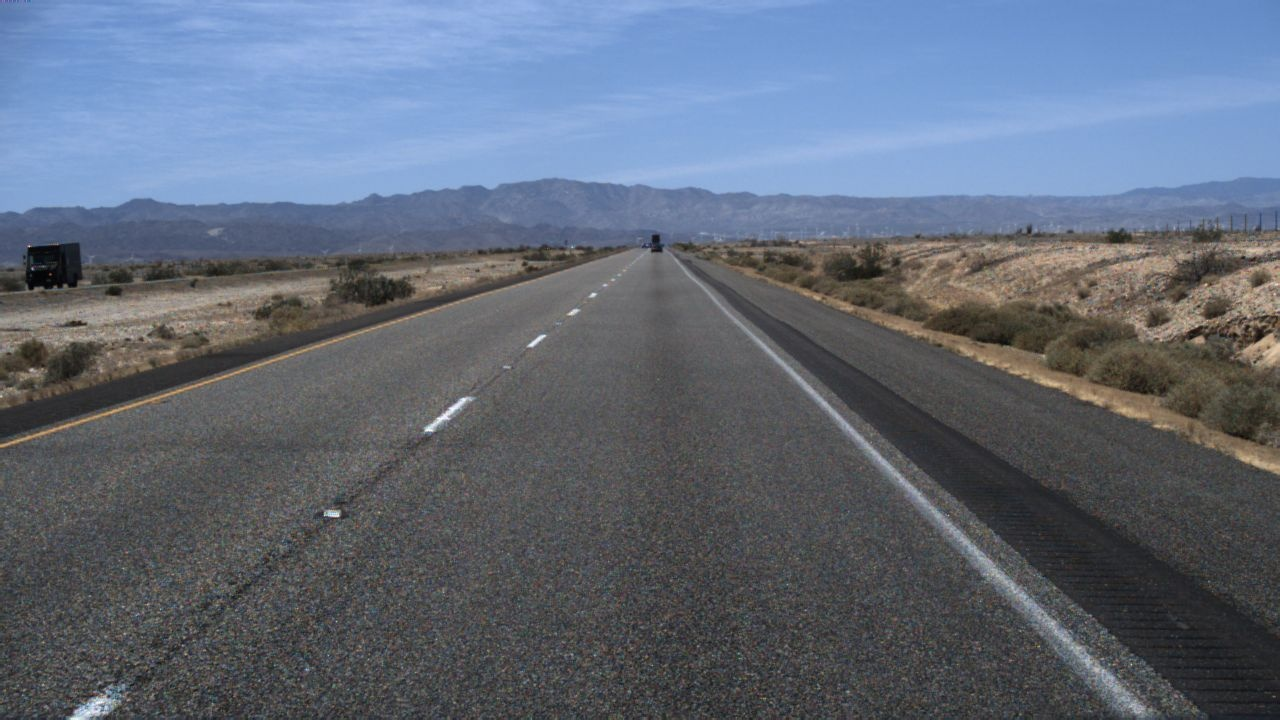
#> input picture BirdEyeView/1.jpg, 1280 x 720 px
$ python lane_detection.py
#> lines starting #> are read from the running program, lines starting #| are printed output that depends on the picture; pictures that were not available may be replaced by others from this repository, and a replacement may not be noted
### BirdEyeView/bird_eye_view.py
import numpy as np
import cv2
import matplotlib.pyplot as plt
import calibration

def get_map_matrix(m_transformation: np.ndarray, x_range: tuple[float, float], y_range: tuple[float, float],
                   bev_pixel_interval: tuple[float, float], camera_height: float) -> np.ndarray:
    """
    Bird's Eye View 변환을 위한 매핑 행렬을 생성합니다.
    Args:
        m_transformation (np.ndarray): 4x4 변환 행렬
        x_range (tuple[float, float]): x축 범위 (최소값, 최대값)
        y_range (tuple[float, float]): y축 범위 (최소값, 최대값)
        bev_pixel_interval (tuple[float, float]): BEV 이미지의 픽셀 간격 (x간격, y간격)
        camera_height (float): 카메라 높이
    Returns:
        np.ndarray: BEV 변환을 위한 매핑 행렬 (높이 x 너비 x 2)
    """
    x_samples = np.arange(x_range[0], x_range[1], bev_pixel_interval[0])[::-1]
    y_samples = np.arange(y_range[0], y_range[1], bev_pixel_interval[1])[::-1]
    output_height = len(x_samples)
    output_width = len(y_samples)

    world_points = np.column_stack([np.repeat(x_samples, output_width), np.tile(y_samples, output_height)])
    world_points = np.hstack([world_points, -camera_height * np.ones((world_points.shape[0], 1)), np.ones((world_points.shape[0], 1))])
    projected_points = world_points @ m_transformation
    projected_points = projected_points[:, :2] / projected_points[:, 2:3]
    map_matrix = projected_points.reshape(output_height, output_width, 2)

    return map_matrix

def make_bev_image(image: np.ndarray, map_matrix: np.ndarray) -> np.ndarray:
    """
    매핑 행렬을 사용하여 Bird's Eye View 이미지를 생성합니다.
    Args:
        image (np.ndarray): 원본 이미지 (HxWx3)
        map_matrix (np.ndarray): BEV 변환을 위한 매핑 행렬 (HxWx2)
    Returns:
        np.ndarray: Bird's Eye View로 변환된 이미지
    """
    image_shape = (image.shape[1], image.shape[0])
    output_height = map_matrix.shape[0]
    output_width = map_matrix.shape[1]
    projected_points = map_matrix.reshape(-1, 2)

    bev_image = np.zeros((output_height, output_width, 3), dtype=np.uint8)

    valid_mask = (0 <= projected_points[:, 0]) & (projected_points[:, 0] <= image_shape[0] - 1) & \
                (0 <= projected_points[:, 1]) & (projected_points[:, 1] <= image_shape[1] - 1)
    valid_points = projected_points[valid_mask]

    floor_coords = np.floor(valid_points).astype(np.int32)
    dists = valid_points - floor_coords

    x0, y0 = floor_coords[:, 0], floor_coords[:, 1]
    x1 = x0 + 1
    y1 = y0 + 1

    left_top_colors = image[y0, x0]
    right_top_colors = image[y0, x1]
    left_bottom_colors = image[y1, x0]
    right_bottom_colors = image[y1, x1]

    dx = dists[:, 0:1]
    dy = dists[:, 1:2]

    interpolated = (left_top_colors * (1 - dx) * (1 - dy) +
                right_top_colors * dx * (1 - dy) +
                left_bottom_colors * (1 - dx) * dy +
                right_bottom_colors * dx * dy)

    bev_image.reshape(-1, 3)[valid_mask] = interpolated

    return bev_image

# [42 lines that do not run on import are left out]

### BirdEyeView/calibration.py
import numpy as np

def get_rotation_matrix_x(theta: float) -> np.ndarray:
    """
    X축을 기준으로 회전 행렬을 생성합니다.
    Args:
        theta (float): 회전 각도 (라디안)
    Returns:
        np.ndarray: 4x4 회전 행렬
    """
    sin_theta = np.sin(theta)
    cos_theta = np.cos(theta)

    m_rotation = np.array([
        [1, 0, 0, 0],
        [0, cos_theta, -sin_theta, 0],
        [0, sin_theta, cos_theta, 0],
        [0, 0, 0, 1]
    ])

    return m_rotation

def get_rotation_matrix_y(theta: float) -> np.ndarray:
    """
    Y축을 기준으로 회전 행렬을 생성합니다.
    Args:
        theta (float): 회전 각도 (라디안)
    Returns:
        np.ndarray: 4x4 회전 행렬
    """
    sin_theta = np.sin(theta)
    cos_theta = np.cos(theta)

    m_rotation = np.array([
        [cos_theta, 0, sin_theta, 0],
        [0, 1, 0, 0],
        [-sin_theta, 0, cos_theta, 0],
        [0, 0, 0, 1]
    ])

    return m_rotation

def get_rotation_matrix_z(theta: float) -> np.ndarray:
    """
    Z축을 기준으로 회전 행렬을 생성합니다.
    Args:
        theta (float): 회전 각도 (라디안)
    Returns:
        np.ndarray: 4x4 회전 행렬
    """
    sin_theta = np.sin(theta)
    cos_theta = np.cos(theta)

    m_rotation = np.array([
        [cos_theta, -sin_theta, 0, 0],
        [sin_theta, cos_theta, 0, 0],
        [0, 0, 1, 0],
        [0, 0, 0, 1]
    ])

    return m_rotation

def get_rotation_matrix(rotation: np.ndarray) -> np.ndarray:
    """
    3차원 회전 벡터를 이용하여 3차원 회전 행렬을 생성합니다.
    Args:
        rotation (np.ndarray): [roll, pitch, yaw] 회전 벡터 (라디안)
    Returns:
        np.ndarray: 4x4 회전 행렬
    """
    roll, pitch, yaw = rotation
    m_rotation = get_rotation_matrix_z(yaw) @ get_rotation_matrix_y(pitch) @ get_rotation_matrix_x(roll)
    return m_rotation

def get_translation_matrix(translation: np.ndarray) -> np.ndarray:
    """
    이동 행렬을 생성합니다.
    Args:
        translation (np.ndarray): [x, y, z] 이동 벡터
    Returns:
        np.ndarray: 4x4 이동 행렬
    """
    x, y, z = translation
    m_translation = np.array([
        [1, 0, 0, x],
        [0, 1, 0, y],
        [0, 0, 1, z],
        [0, 0, 0, 1]
    ])
    return m_translation

def get_extrinsic_matrix(axis_rotation: np.ndarray, translation: np.ndarray, rotation: np.ndarray) -> np.ndarray:
    """
    외부 파라미터 행렬을 생성합니다.
    Args:
        axis_rotation (np.ndarray): [roll, pitch, yaw] 회전 벡터 (라디안)
        translation (np.ndarray): [x, y, z] 이동 벡터
        rotation (np.ndarray): [roll, pitch, yaw] 회전 벡터 (라디안)
    Returns:
        np.ndarray: 4x4 외부 파라미터 행렬
    """
    m_extrinsic = get_rotation_matrix(rotation) @ get_translation_matrix(translation) @ get_rotation_matrix(axis_rotation)
    return m_extrinsic

def get_intrinsic_matrix(fov: float, aspect: float) -> np.ndarray:
    """
    내부 파라미터 행렬을 생성합니다.
    (2*aspect, 2) 크기의 투영 평면에 점을 투영합니다.
    Args:
        fov (float): 대각선 FOV (라디안)
        aspect (float): 투영 평면의 가로세로 비율
    Returns:
        np.ndarray: 4x4 내부 파라미터 행렬
    """
    focal_length = np.sqrt(1 + aspect**2) / np.tan(fov / 2)

    # 카메라에 따라 fx, fy를 사용하는 것이 더 정확한 경우도 있음
    fov_y = 2 * np.arctan(1 / focal_length)
    fov_x = 2 * np.arctan(aspect / focal_length)

    fy = 1 / np.tan(fov_y / 2)
    fx = 1 / np.tan(fov_x / 2)

    u0 = aspect
    v0 = 1

    m_intrinsic = np.array([
        [focal_length, 0, u0, 0],
        [0, focal_length, v0, 0],
        [0, 0, 1, 0],
        [0, 0, 0, 1]
    ])

    return m_intrinsic

def get_expand_matrix(image_height: int) -> np.ndarray:
    """
    이미지 확장 행렬을 생성합니다.
    Args:
        image_height (int): 이미지 높이
    Returns:
        np.ndarray: 4x4 확장 행렬
    """
    m_expand = np.array([
        [image_height / 2, 0, 0, 0],
        [0, image_height / 2, 0, 0],
        [0, 0, 1, 0],
        [0, 0, 0, 1]
    ])

    return m_expand

def get_transformation_matrix(image_shape: tuple[int, int], fov: float,
                            axis_rotation: np.ndarray, translation: np.ndarray, rotation: np.ndarray) -> np.ndarray:
    """
    3D 좌표를 2D 이미지 좌표로 변환하는 변환 행렬을 생성합니다.
    Args:
        image_shape (tuple[int, int]): 이미지 크기 (너비, 높이)
        fov (float): 시야각 (라디안)
        axis_rotation (np.ndarray): [roll, pitch, yaw] 회전 벡터 (라디안)
        translation (np.ndarray): [x, y, z] 이동 벡터
        rotation (np.ndarray): [roll, pitch, yaw] 회전 벡터 (라디안)
    Returns:
        np.ndarray: 4x4 변환 행렬
    """
    m_extrinsic = get_extrinsic_matrix(axis_rotation, translation, rotation)
    m_intrinsic = get_intrinsic_matrix(fov, image_shape[0] / image_shape[1])
    m_expand = get_expand_matrix(image_shape[1])

    m_transformation = m_expand @ m_intrinsic @ m_extrinsic

    return m_transformation

# [47 lines left out: functions project_points, inverse_project_points, not called in this run]

# [31 lines that do not run on import are left out]


### BirdEyeView/lane_detection.py
import numpy as np
import cv2
import matplotlib.pyplot as plt
import matplotlib.animation as animation
import calibration
import bird_eye_view
import os
from tqdm import tqdm

def process_image(image_path, m_transformation, x_range, y_range, bev_pixel_interval, camera_height, x_roi):
#> called with image_path = '1.jpg', m_transformation = array of shape (4, 4), x_range = (10, 50), y_range = (-20, 20), bev_pixel_interval = (0.05, 0.05), camera_height = 1.5, x_roi = (0, 799)
    image = cv2.imread(image_path)
#> image is the input picture: shape (720, 1280, 3); mean B, G, R 120.6, 105.7, 96.7
    image = cv2.cvtColor(image, cv2.COLOR_BGR2RGB)
    image_shape = (image.shape[1], image.shape[0])

    map_matrix = bird_eye_view.get_map_matrix(m_transformation, x_range, y_range, bev_pixel_interval, camera_height)
    bev_image = bird_eye_view.make_bev_image(image, map_matrix)
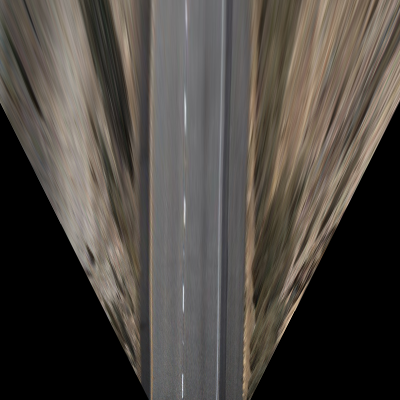
#> bev_image: shape (800, 800, 3) (shown at 1/2 size); mean R, G, B 76.7, 71.3, 65.6
    hsl_image = cv2.cvtColor(bev_image, cv2.COLOR_RGB2HLS)
#> hsl_image: shape (800, 800, 3); mean of channels 0, 1, 2 31.6, 71.2, 16.8

    green_channel = bev_image[:, :, 1]
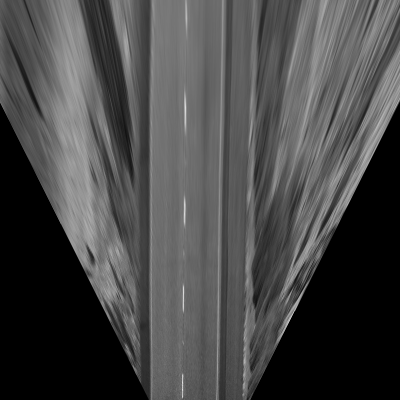
#> green_channel: shape (800, 800) (shown at 1/2 size); min 0, max 240, mean 71.3
    lightness_channel = hsl_image[:, :, 1]

    blur = cv2.GaussianBlur(lightness_channel, (5, 5), 0)
    edge = cv2.Canny(blur, 30, 100)
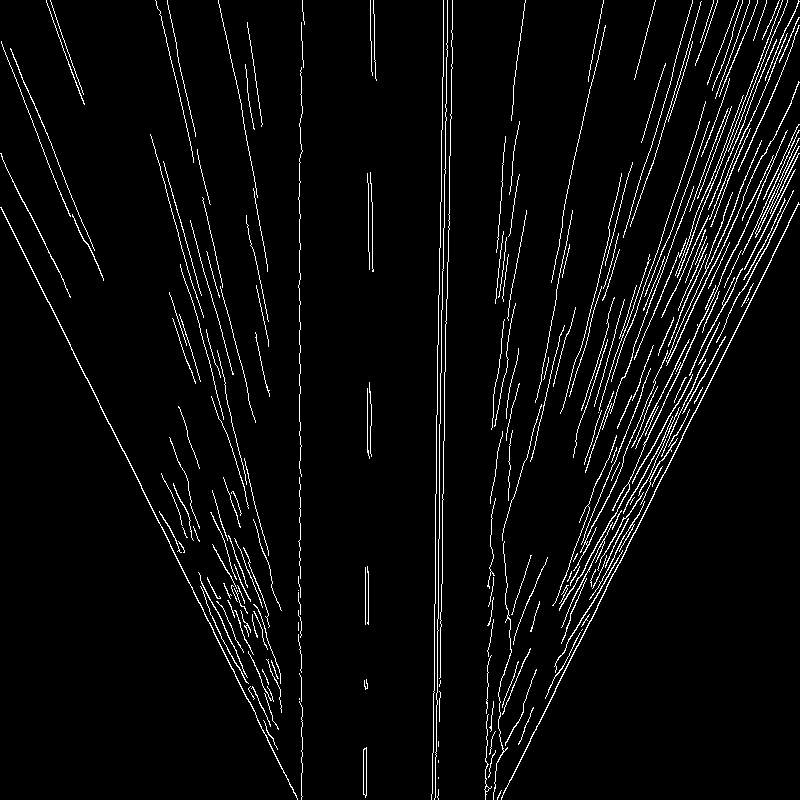
#> edge: shape (800, 800); 4.2% white in thin lines or dots

    x_roi_mask = np.zeros_like(edge, dtype=np.uint8)
    x_roi_mask = cv2.rectangle(x_roi_mask, (x_roi[0], 0), (x_roi[1], x_roi_mask.shape[0]), (255, 255), -1)
    edge_roi = cv2.bitwise_and(edge, edge, mask=x_roi_mask)
    edge_roi = edge_roi[:, x_roi[0]:x_roi[1]]
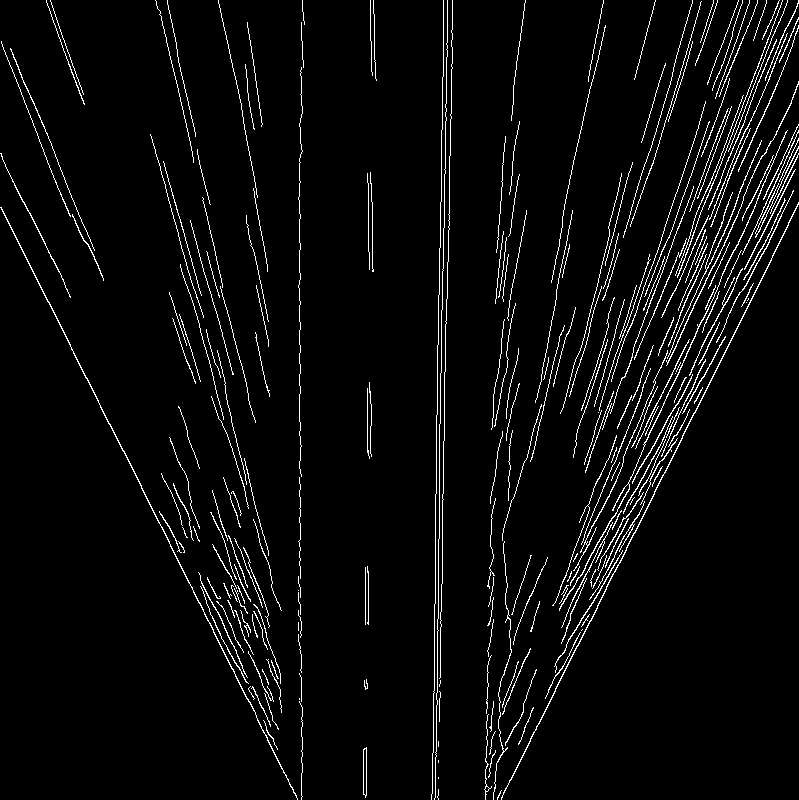
#> edge_roi: shape (800, 799); 4.2% white in thin lines or dots

    return bev_image, edge_roi

if __name__ == "__main__":
    base_dir = "./TUSimple/test_set/clips/0530"
    folders = sorted(os.listdir(base_dir))
    data_paths = []
    for folder in folders:
        folder_path = os.path.join(base_dir, folder)
        if os.path.isdir(folder_path):
            data_paths.extend([os.path.join(folder, f) for f in sorted(os.listdir(folder_path))])

    image_path = "1.jpg"


    axis_rotation = (90, -90, 0)
    translation = (0, 0, 0) # camera 위치 기준
    rotation = (5.16, 0, 0)
    fov_degree = 60
    camera_height = 1.5
    image_shape = (1280, 720)

    x_range = (10, 50)
    y_range = (-20, 20)
    bev_pixel_interval = (0.05, 0.05)

    result_shape = np.ceil(((y_range[1] - y_range[0]) / bev_pixel_interval[1], (x_range[1] - x_range[0]) / bev_pixel_interval[0])).astype(np.int32)

    # x_roi = (290, 464)
    x_roi = (0, result_shape[0]-1)
    m_transformation = calibration.get_transformation_matrix(image_shape, np.deg2rad(fov_degree), np.deg2rad(axis_rotation), translation, np.deg2rad(rotation)).T

    bev_image, edge_roi = process_image(image_path, m_transformation, x_range, y_range, bev_pixel_interval, camera_height, x_roi)

    plt.figure(figsize=(10, 5))
    plt.subplot(121)
    plt.imshow(bev_image)
    plt.subplot(122)
    plt.imshow(edge_roi, cmap='gray')
    plt.show()

$ run again, on BirdEyeView/road.png
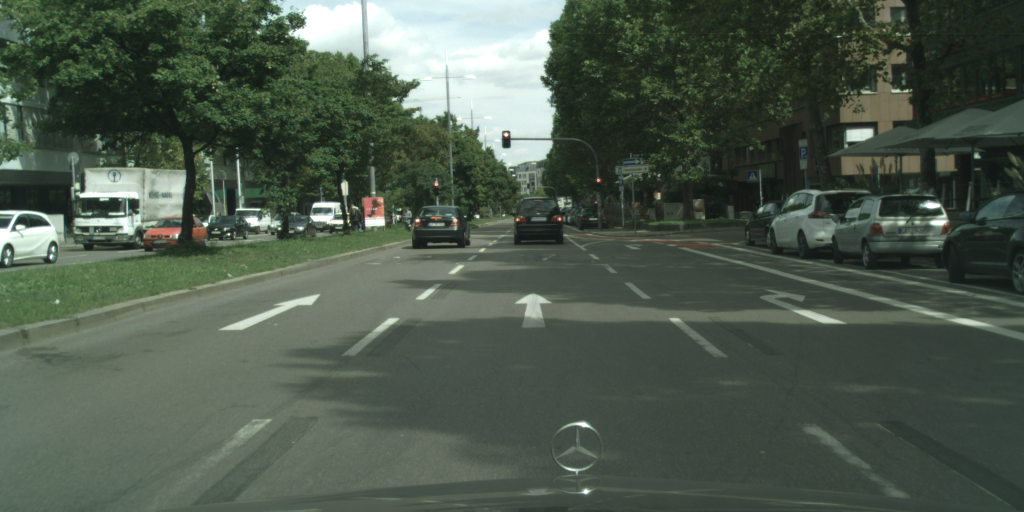
#> input picture BirdEyeView/road.png, 2048 x 1024 px, given in place of 1.jpg, which was not available (shown at 1/2 size)
#> in process_image, image is the input picture: shape (1024, 2048, 3); mean B, G, R 75.9, 89, 76.7
#> hsl_image: shape (800, 800, 3); mean of channels 0, 1, 2 49.5, 55.2, 36.1
#> in process_image, `edge = cv2.Canny(blur, 30, 100)`:
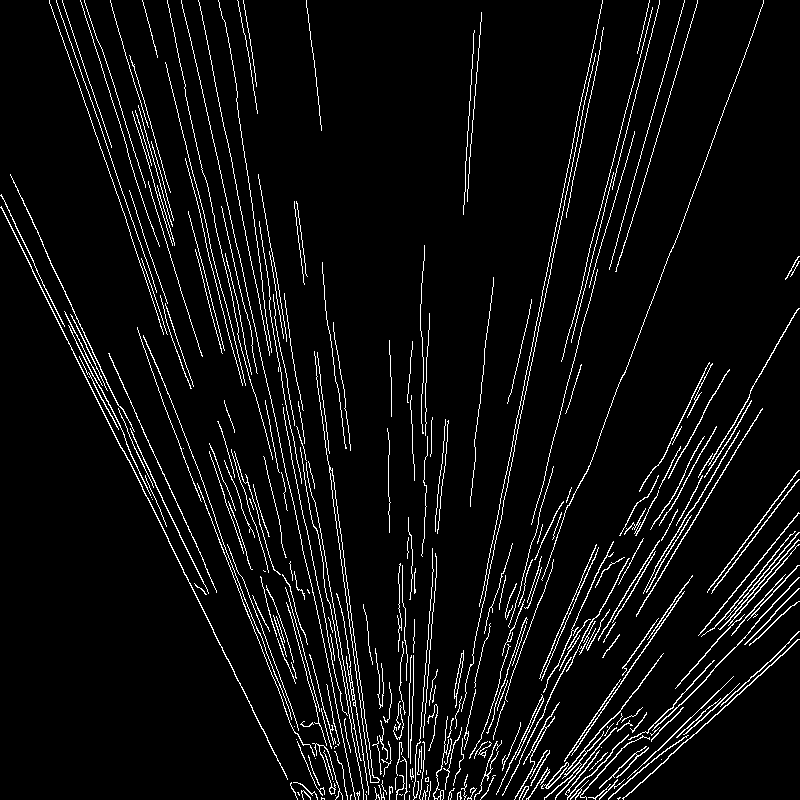
#> edge: shape (800, 800); 5.6% white in thin lines or dots
#> in process_image, `edge_roi = edge_roi[:, x_roi[0]:x_roi[1]]`:
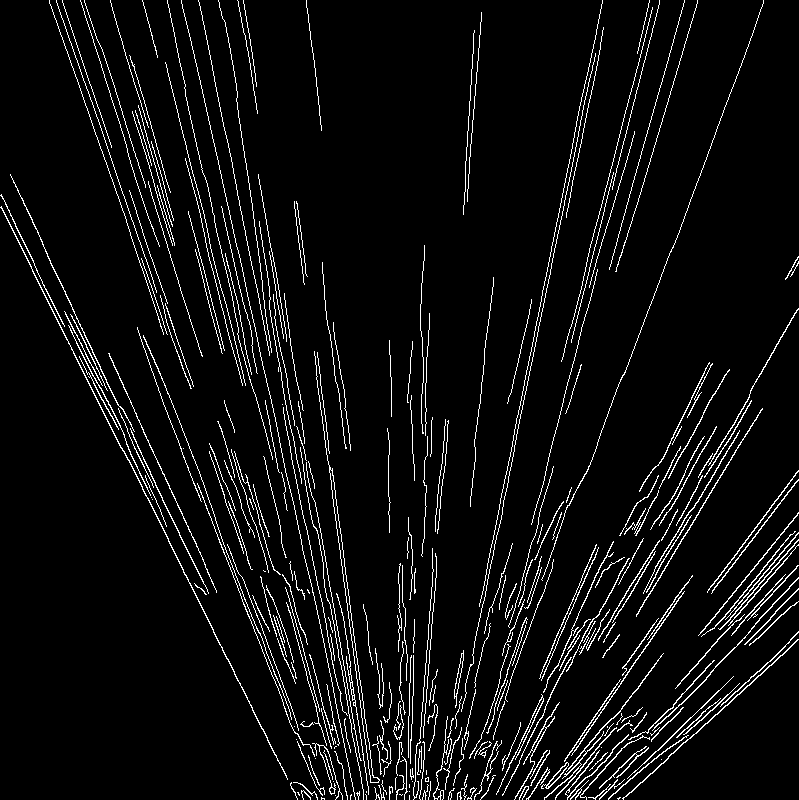
#> edge_roi: shape (800, 799); 5.6% white in thin lines or dots
